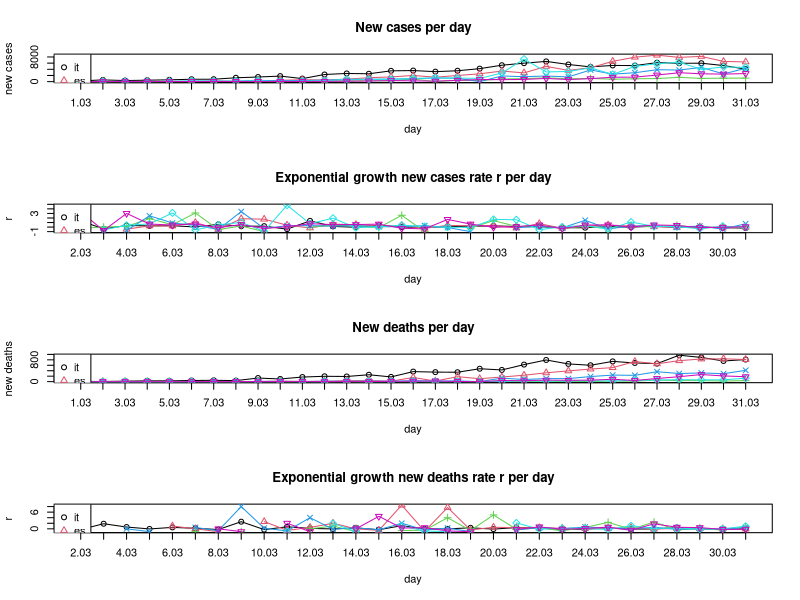

Source code (R):
## Exponential growth
# y = a * (1 + r)^x
# a = initial value (the amount before measuring growth or decay)
# r = growth or decay rate (most often represented as a percentage and expressed as a decimal)
# x = number of time intervals that have passed
# (y/a)^(1/x) - 1 = r

BASE_DIR <- "~/covid-19/"
setwd(BASE_DIR)

## March: New confirmed covid-19 cases per day. Data taken from daily situation reports from the WHO website.
days <- c('01.03','02.03','03.03','04.03','05.03','06.03','07.03',
          '08.03','09.03','10.03','11.03','12.03','13.03','14.03',
          '15.03','16.03','17.03','18.03','19.03','20.03','21.03',
          '22.03','23.03','24.03','25.03','26.03','27.03','28.03',
          '29.03','30.03','31.03')
it <- c(240,561,347,466,587,769,778,1247,1492,1797,977,2313,2651,
        2547,3497,3590,3233,3526,4207,5322,5986,6557,5560,4789,5249,
        5210,6153,5959,5974,5217,4050)
es <- c(13,0,69,37,47,59,117,56,159,435,615,501,825,1266,1522,2000,
        1438,1987,2538,3431,2833,4946,3646,4517,6584,7937,8578,7871,
        8189,6549,6398)
ch <- c(8,6,6,7,20,30,123,55,68,0,159,154,213,267,234,841,0,450,353,
        853,977,1237,894,1044,774,925,1000,1390,1048,1122,1138)
fr <- c(43,0,91,21,73,138,193,93,410,286,372,495,591,780,829,911,
        1193,1079,0,1834,1598,1821,1525,3794,2410,2895,3866,3756,
        4603,2497,4335)
de <- c(0,72,28,39,66,272,105,156,317,27,157,271,802,693,733,1043,
        1174,1144,1042,2801,7324,3140,3311,4438,2342,4954,5780,6294,
        3965,4751,4615)
uk <- c(3,13,3,12,20,29,49,43,67,46,50,87,134,208,342,251,152,407,
        672,647,706,1035,669,967,1427,1452,2129,2885,2546,2433,2619)
all_countries <- list(it,es,ch,fr,de,uk)

## March: New confirmed covid-19 deaths per day. Data taken from daily situation reports from the WHO website.
it_d <- c(8,6,17,28,27,41,49,37,132,97,168,196,189,252,173,368,349,
          345,473,429,625,795,649,601,743,685,660,971,887,758,810)
es_d <- c(0,0,0,0,1,2,2,0,5,18,8,12,36,36,16,152,21,182,107,169,
          235,324,394,462,514,738,655,769,832,838,812)
ch_d <- c(0,0,0,0,0,1,0,1,0,0,1,1,2,0,5,2,1,5,2,12,10,13,4,6,20,17,
          58,36,38,22,38)
fr_d <- c(0,0,1,1,0,2,3,1,9,11,3,15,13,18,12,36,21,27,0,128,78,112,
          112,186,240,231,364,297,319,291,415)
de_d <- c(0,0,0,0,0,0,0,0,0,2,0,1,3,0,2,4,1,0,0,8,25,22,27,32,23,49,
          55,72,64,66,128)
uk_d <- c(0,0,0,0,0,0,1,1,0,1,3,0,2,2,11,14,20,5,0,41,33,56,48,54,
          87,41,115,181,260,209,180)
all_countries_d <- list(it_d,es_d,ch_d,fr_d,de_d,uk_d)

## Computing exponential growth rates r
compute_r <- function(y, t, x){
  r <- c()
  for(i in 2:length(t)){
    new_r <- (y[i] / y[i-1])^(1/x) - 1
    if(abs(new_r) %in% c(Inf, NaN)) new_r <- NA
    r <- c(r, new_r)
  }
  return(r)
}

r_it <- compute_r(it, days, 1)
r_es <- compute_r(es, days, 1)
r_ch <- compute_r(ch, days, 1)
r_fr <- compute_r(fr, days, 1)
r_de <- compute_r(de, days, 1)
r_uk <- compute_r(uk, days, 1)
all_countries_r <- list(r_it,r_es,r_ch,r_fr,r_de,r_uk)

r_it_d <- compute_r(it_d, days, 1)
r_es_d <- compute_r(es_d, days, 1)
r_ch_d <- compute_r(ch_d, days, 1)
r_fr_d <- compute_r(fr_d, days, 1)
r_de_d <- compute_r(de_d, days, 1)
r_uk_d <- compute_r(uk_d, days, 1)
all_countries_r_d <- list(r_it_d,r_es_d,r_ch_d,r_fr_d,r_de_d,r_uk_d)

## Plotting
all_countries_names <- c('it','es','ch','fr','de','uk')
colors <- 1:length(all_countries_names)
pchs <- 1:length(all_countries_names)

pdf('figures/static-new-cases-with-growth-rate.pdf', height = 10, paper = 'a4')

par(mfrow=c(4,1))

# New cases per day
plot(days, unlist(all_countries[1]), main='New cases per day', type='o',
     ylim=c(0,max(unlist(all_countries),na.rm=T)),
     xaxt="n", col=colors[1], pch=pchs[1], ylab='new cases', xlab='day')
axis(1, at=days, labels=T)
for(i in 2:length(all_countries)){
  lines(days, unlist(all_countries[i]), type='o', col=colors[i], pch=pchs[i])
}
legend('topleft',legend=all_countries_names,col=colors,pch=pchs)

# Exponential growth new cases rate r per day
plot(days[-1], unlist(all_countries_r[1]), main='Exponential growth new cases rate r per day', type='o',
     ylim=c(min(unlist(all_countries_r),na.rm=T), max(unlist(all_countries_r),na.rm=T)),
     xaxt="n", col=colors[1], pch=pchs[1], ylab='r', xlab='day')
axis(1, at=days[-1], labels=T)
for(i in 2:length(all_countries_r)){
  lines(days[-1], unlist(all_countries_r[i]), type='o', col=colors[i], pch=pchs[i])
}
legend('topleft',legend=all_countries_names,col=colors,pch=pchs)


# New deaths per day
plot(days, unlist(all_countries_d[1]), main='New deaths per day', type='o',
     ylim=c(0,max(unlist(all_countries_d),na.rm=T)),
     xaxt="n", col=colors[1], pch=pchs[1], ylab='new deaths', xlab='day')
axis(1, at=days, labels=T)
for(i in 2:length(all_countries_d)){
  lines(days, unlist(all_countries_d[i]), type='o', col=colors[i], pch=pchs[i])
}
legend('topleft',legend=all_countries_names,col=colors,pch=pchs)

# Exponential growth new deaths rate r per day
plot(days[-1], unlist(all_countries_r_d[1]), main='Exponential growth new deaths rate r per day', type='o',
     ylim=c(min(unlist(all_countries_r_d),na.rm=T), max(unlist(all_countries_r_d),na.rm=T)),
     xaxt="n", col=colors[1], pch=pchs[1], ylab='r', xlab='day')
axis(1, at=days[-1], labels=T)
for(i in 2:length(all_countries_r_d)){
  lines(days[-1], unlist(all_countries_r_d[i]), type='o', col=colors[i], pch=pchs[i])
}
legend('topleft',legend=all_countries_names,col=colors,pch=pchs)

dev.off <- dev.off()